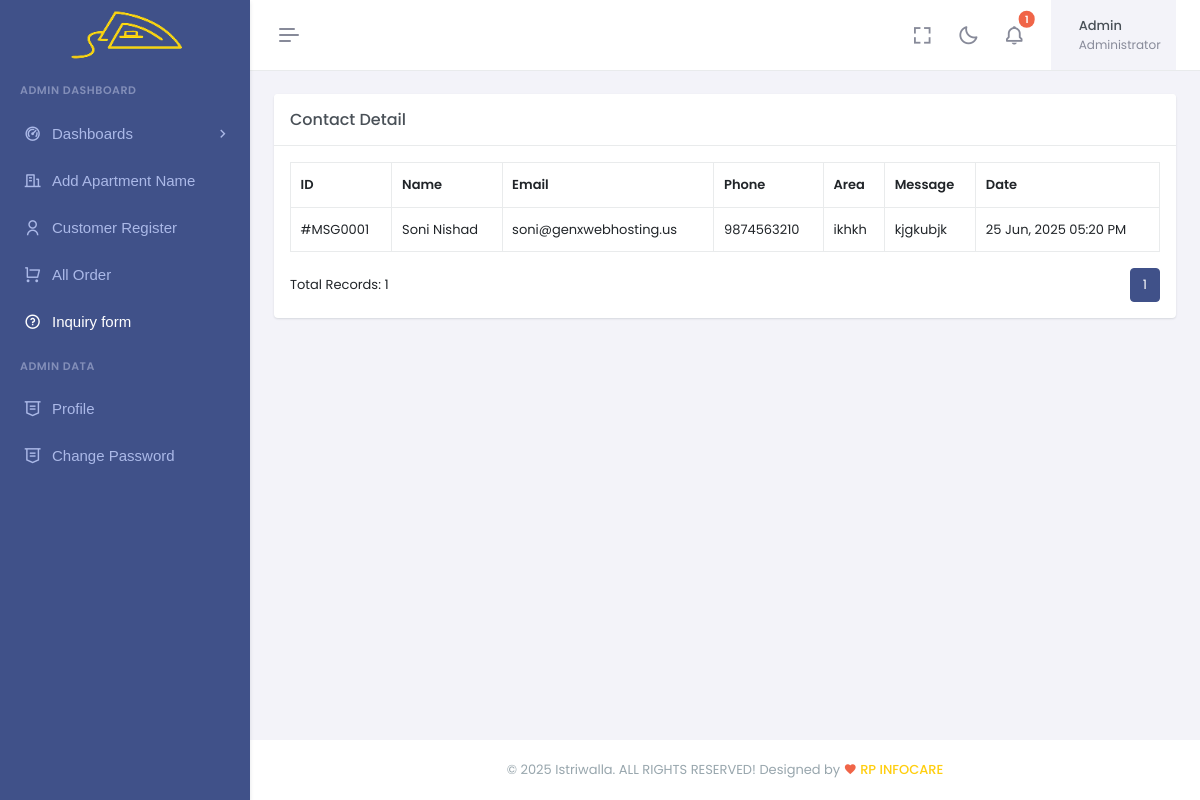
Screenshot of /admin/contact_show.php with the database file from the repository.
### tables this page shows
CREATE TABLE `contact` (
  `id` int(11) NOT NULL,
  `first_name` varchar(100) DEFAULT NULL,
  `last_name` varchar(100) DEFAULT NULL,
  `email` varchar(150) DEFAULT NULL,
  `phone` varchar(20) DEFAULT NULL,
  `area` varchar(100) DEFAULT NULL,
  `message` text DEFAULT NULL,
  `created_at` timestamp NOT NULL DEFAULT current_timestamp()
);

### admin/contact_show.php (the view, shortened to what this page needs)
<?php
include 'admin_head.php';
?>
    <link href="assets/libs/jsvectormap/css/jsvectormap.min.css" rel="stylesheet" type="text/css" />
    <link href="assets/libs/swiper/swiper-bundle.min.css" rel="stylesheet" type="text/css" />
    <link href="assets/css/bootstrap.min.css" rel="stylesheet" type="text/css" />
    <link href="assets/css/icons.min.css" rel="stylesheet" type="text/css" />
    <link href="assets/css/app.min.css" rel="stylesheet" type="text/css" />
    <link href="assets/css/custom.min.css" rel="stylesheet" type="text/css" />
<body>
    <div id="layout-wrapper">
    <div id="layout-wrapper">
           <?php include('admin_topbar.php')?>
        <?php include 'admin_sidebar.php'; ?>
        <div class="main-content">
<?php
include("../db.php");
$sql = "SELECT * FROM contact ORDER BY created_at DESC";
$result = $conn->query($sql);
?>
<div class="page-content">
  <div class="container-fluid pagination_table">
    <div class="row">
      <div class="col-lg-12">
        <div class="card">
          <div class="card-header">
            <h4 class="card-title mb-0 flex-grow-1">Contact Detail</h4>
          </div>
          <div class="card-body">
          <table class="table align-middle table-bordered table-hover mb-0">
  <thead>
    <tr>
      <th>ID</th>
      <th>Name</th>
      <th>Email</th>
      <th>Phone</th>
      <th>Area</th>
      <th>Message</th>
      <th>Date</th>
    </tr>
  </thead>
  <tbody>
    <?php if ($result && $result->num_rows > 0): ?>
      <?php while ($row = $result->fetch_assoc()): ?>
        <tr>
          <td>#MSG<?php echo str_pad($row['id'], 4, '0', STR_PAD_LEFT); ?></td>
          <td><?php echo htmlspecialchars($row['first_name'] . ' ' . $row['last_name']); ?></td>
          <td><?php echo htmlspecialchars($row['email']); ?></td>
          <td><?php echo htmlspecialchars($row['phone']); ?></td>
          <td><?php echo htmlspecialchars($row['area']); ?></td>
          <td><?php echo nl2br(htmlspecialchars($row['message'])); ?></td>
          <td><?php echo date('d M, Y h:i A', strtotime($row['created_at'])); ?></td>
        </tr>
      <?php endwhile; ?>
    <?php else: ?>
      <tr>
        <td colspan="7" class="text-center">No contact messages found.</td>
      </tr>
    <?php endif; ?>
  </tbody>
</table>
            <div class="d-flex justify-content-between align-items-center mt-3">
              <div>Total Records: <?php echo $result->num_rows; ?></div>
              <nav>
                <ul class="pagination mb-0">
                  <li class="page-item active"><a class="page-link" href="#">1</a></li>
                </ul>
              </nav>
            </div>
          </div>
        </div>
      </div>
    </div>
  </div>
</div>
             <?php include('admin_footer.php'); ?>
        </div>
    </div>
</body>
</html>

### rows the page displays
contact: id "0001", first_name+last_name "Soni Nishad", email "soni@genxwebhosting.us", phone "9874563210", area "ikhkh", message "kjgkubjk", created_at "25 Jun, 2025 05:20 PM", id "1"

### other values shown
count($recentOrders) "1"
$adminName "Admin"
